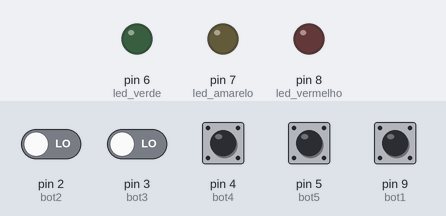
Recording of a sketch running on a simulated Arduino Uno, built with avr-gcc and run on an emulated ATmega328P. Shown: output pins drawn as LEDs (lit = HIGH). Dashed ring = blinking. The inputs (shaded band) are chosen by the test bench; at power-on: pin 2 (bot2), pin 3 (bot3), pin 4 (bot4), pin 5 (bot5), pin 9 (bot1) LOW.

Above: at 1.2 s.
1.3 s: pin 2 (bot2) driven HIGH and pin 3 (bot3) driven HIGH
At 1.4 s:
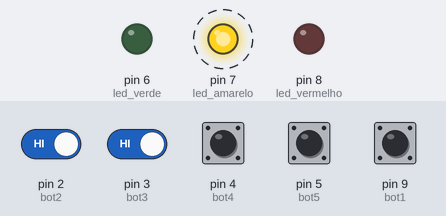
At 3.3 s:
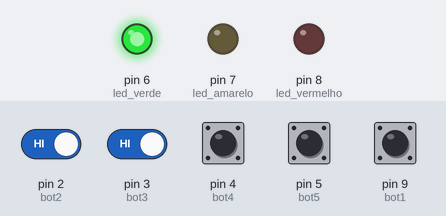
Timing chart, 0 to 4.8 s (numbered marks = the images above; inputs shaded):
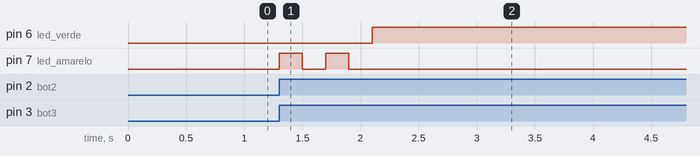

The sketch:

senha_para_efetivacao.ino
```cpp
#define bot1 9
#define bot2 2
#define bot3 3
#define bot4 4
#define bot5 5
#define led_verde 6
#define led_amarelo 7
#define led_vermelho 8

int cont, cont2, code[5], senha[5], ordem = 0, comp;
bool once = true, errou = false;

void setup(){

  for(cont = 1; cont < 6; cont++){

    pinMode(cont, INPUT);

  }pinMode(led_vermelho, OUTPUT);
  pinMode(led_amarelo, OUTPUT);
  pinMode(led_verde, OUTPUT);

  cont = 0;

}

void loop(){

  if(cont < 5){

    if(digitalRead(bot1) == HIGH && code[cont - 1] != 1){

      code[cont] = 1;
      cont++;

    }else if(digitalRead(bot2) == HIGH && code[cont - 1] != 2){

      code[cont] = 2;
      cont++;

    }else if(digitalRead(bot3) == HIGH && code[cont - 1] != 3){

      code[cont] = 3;
      cont++;

    }else if(digitalRead(bot4) == HIGH && code[cont - 1] != 4){

      code[cont] = 4;
      cont++;

    }else if(digitalRead(bot5) == HIGH && code[cont - 1] != 5){

      code[cont] = 5;
      cont++;

    }

  }if(cont == 5 && ordem < 5){

    if(once){

      digitalWrite(led_amarelo, HIGH);
      delay(200);
      digitalWrite(led_amarelo, LOW);
      delay(200);
      digitalWrite(led_amarelo, HIGH);
      delay(200);
      digitalWrite(led_amarelo, LOW);
      delay(200);
      digitalWrite(led_amarelo, HIGH);
      once = false;

    }if(digitalRead(bot1) == HIGH && senha[ordem - 1] != 1){

    senha[ordem] = 1;
    ordem++;

    }else if(digitalRead(bot2) == HIGH && senha[ordem - 1] != 2){

      senha[ordem] = 2;
      ordem++;

    }else if(digitalRead(bot3) == HIGH && senha[ordem - 1] != 3){

      senha[ordem] = 3;
      ordem++;

    }else if(digitalRead(bot4) == HIGH && senha[ordem - 1] != 4){

      senha[ordem] = 4;
      ordem++;

    }else if(digitalRead(bot5) == HIGH && senha[ordem - 1] != 5){

      senha[ordem] = 5;
      ordem++;

    }

    for(cont2 = 0, comp = 0; cont2 < 5 && ordem == 5; cont2++){

      if(code[cont2] == senha[cont2]){

        comp++;

      }else if(code[cont2] != senha[cont2]){

        errou = true;

      }

    }

  }if(comp == 5){

    digitalWrite(led_amarelo, LOW);
    digitalWrite(led_verde, HIGH);

  }else if(errou){

    digitalWrite(led_amarelo, LOW);
    digitalWrite(led_vermelho, HIGH);

  }

}
```

Measured:
- after the input at 1.3 s, pin 6 (led_verde): LOW → HIGH after 0.80 s; pin 7 (led_amarelo): alternates HIGH for 0.20 s and LOW for 0.20 s, 4 changes in all, then stays LOW, starting at once
